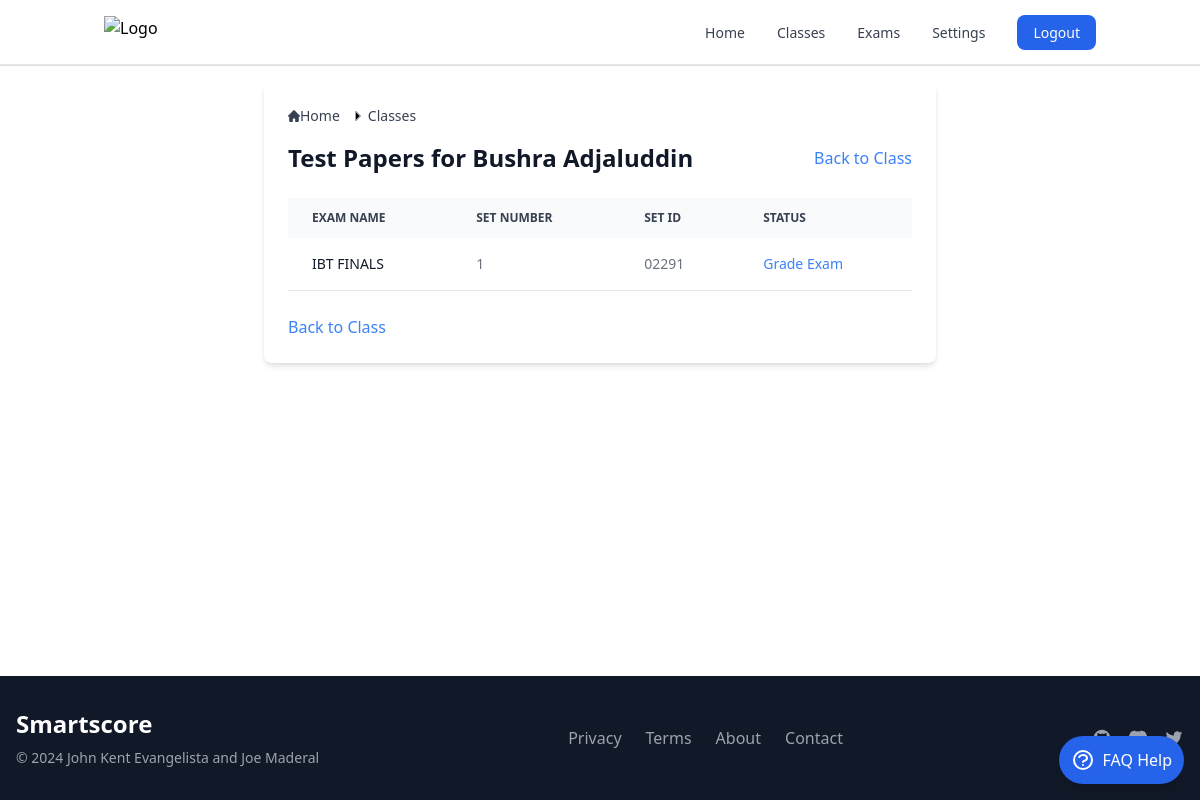
The app's page /student_test_papers/162/ (signed in) with its own data.
### smartscoreapp/models.py (models this page shows, shortened)
class Student(models.Model):
    first_name = models.CharField(max_length=50)
    last_name = models.CharField(max_length=50)
    middle_initial = models.CharField(max_length=1, blank=True)
    student_id = models.CharField(max_length=12, blank=True)  # Not unique
    assigned_class = models.ForeignKey(Class, on_delete=models.CASCADE, related_name='students', null=False)
    short_id = models.CharField(max_length=8, editable=False, null=True, blank=True)
    class Meta:
        unique_together = ('first_name', 'last_name', 'middle_initial', 'assigned_class', 'short_id')

class TestSet(models.Model):
    exam = models.ForeignKey(Exam, on_delete=models.CASCADE)
    student = models.ForeignKey(Student, on_delete=models.CASCADE)
    set_no = models.IntegerField()
    set_id = models.CharField(max_length=5, blank=True)  # Removed unique=True
    questions = models.ManyToManyField('Question', related_name='test_sets', blank=True)
    answer_key = models.CharField(max_length=255, blank=True)
    class Meta:
        unique_together = [['exam', 'student']]  # Ensure one test set per student per exam

class Exam(models.Model):
    exam_id = models.CharField(max_length=3, unique=True, editable=False)
    name = models.CharField(max_length=50)
    class_assigned = models.ForeignKey(Class, related_name='exams', on_delete=models.SET_NULL, null=True)  # Set to NULL on class deletion
    questions = models.ManyToManyField(Question, related_name='exams')
    set_id = models.CharField(max_length=6, unique=True, blank=True)
    instructions = models.TextField(blank=True, null=True)
    time_limit = models.IntegerField(null=True, blank=True)

### smartscoreapp/views.py (the view)
# urls.py: path('student_test_papers/<int:student_id>/', views.student_test_papers_view, name='student_test_papers'),
@login_required
def student_test_papers_view(request, student_id):
    student = get_object_or_404(Student, id=student_id)
    test_sets = TestSet.objects.filter(student=student).select_related('exam').prefetch_related('exam__questions')
    return render(request, 'student_test_papers.html', {'student': student, 'test_sets': test_sets})

### templates/students/student_test_papers.html (shortened to what this page needs)
{% extends "base.html" %}
{% block content %}
<div class="max-w-2xl mx-auto p-6 bg-white shadow-md rounded-lg">
  <nav class="flex mb-4" aria-label="Breadcrumb">
    <ol class="inline-flex items-center space-x-1 md:space-x-2 rtl:space-x-reverse">
      <li class="inline-flex items-center">
        <a href="{% url 'index' %}" class="inline-flex items-center text-sm font-medium text-gray-700 hover:text-blue-600 dark:text-gray-400 dark:hover:text-white">
          Home
        </a>
      </li>
      <li class="flex items-center">
        <svg class="w-3 h-3 text-gray-400 mx-1 rtl:rotate-180" viewBox="0 0 6 10">
          <path stroke="currentColor" d="m1 9 4-4-4-4"/>
        </svg>
        <a href="{% url 'students' %}" class="text-sm font-medium text-gray-700 hover:text-blue-600 dark:text-gray-400 dark:hover:text-white">Classes</a>
      </li>
    </ol>
  </nav>
  <div class="mb-6 flex items-center justify-between">
    <h1 class="text-2xl font-semibold text-gray-900 dark:text-white">Test Papers for {{ student.first_name }} {{ student.last_name }}</h1>
    <a href="{% url 'class_detail' student.assigned_class.id %}" class="text-blue-500 hover:underline">Back to Class</a>
  </div>
  <div class="relative overflow-x-auto mb-6">
    <table class="w-full text-sm text-left text-gray-500 dark:text-gray-400">
      <thead class="text-xs text-gray-700 uppercase bg-gray-50 dark:bg-gray-700 dark:text-gray-400">
        <tr>
          <th scope="col" class="px-6 py-3">Exam Name</th>
          <th scope="col" class="px-6 py-3">Set Number</th>
          <th scope="col" class="px-6 py-3">Set ID</th>
          <th scope="col" class="px-6 py-3">Status</th>
        </tr>
      </thead>
      <tbody>
        {% for test_set in test_sets %}
          <tr class="bg-white border-b dark:bg-gray-800 dark:border-gray-700">
            <td class="px-6 py-4 font-medium text-gray-900 dark:text-white">{{ test_set.exam.name }}</td>
            <td class="px-6 py-4">{{ test_set.set_no }}</td>
            <td class="px-6 py-4">{{ test_set.set_id }}</td>
            <td class="px-6 py-4">
              {% if test_set.is_graded %}
                <span class="text-green-600">Graded</span>
              {% else %}
                <a href="{% url 'grade_exam' test_set.exam.id student.id %}" class="text-blue-500 hover:underline">Grade Exam</a>
              {% endif %}
            </td>
          </tr>
        {% empty %}
          <tr class="bg-white border-b dark:bg-gray-800 dark:border-gray-700">
            <td colspan="4" class="px-6 py-4 text-center text-gray-500 dark:text-gray-400">No test papers available for this student.</td>
          </tr>
        {% endfor %}
      </tbody>
    </table>
  </div>
  <div class="flex items-center">
    <a href="{% url 'class_detail' student.assigned_class.id %}" class="text-blue-500 hover:underline">Back to Class</a>
  </div>
</div>
{% endblock %}

### records on screen
Student: first_name "Bushra", last_name "Adjaluddin"
TestSet: exam.name "IBT FINALS", set_no "1", set_id "02291"
